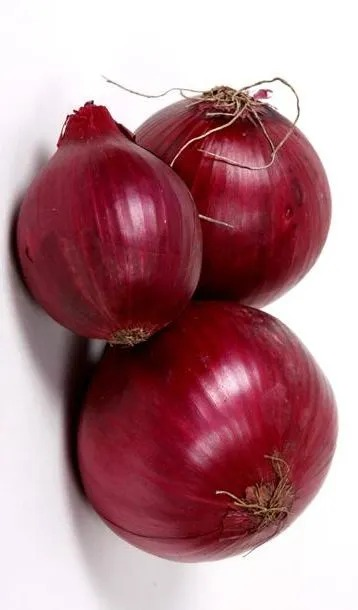
#> input picture data/healthy/1].jpeg, 358 x 610 px
$ python test_classifier.py
#> lines starting #> are read from the running program, lines starting #| are printed output that depends on the picture
from pathlib import Path
import cv2
import numpy as np
import joblib

from sklearn.ensemble import RandomForestClassifier
from sklearn.model_selection import train_test_split
from sklearn.metrics import accuracy_score, classification_report


# ============================================================
# PATHS
# ============================================================

BASE_DIR = Path(__file__).resolve().parent

DATA_DIR = BASE_DIR / "data"
MODEL_DIR = BASE_DIR / "models"

MODEL_DIR.mkdir(exist_ok=True)


# ============================================================
# CLASSES
# ============================================================

CLASSES = [
    "healthy",
    "damaged",
    "rotten",
    "sprouted"
]


# ============================================================
# FEATURE EXTRACTION
# ============================================================

def extract_features(image_path):

    image = cv2.imread(str(image_path))
#> image is the input picture: shape (610, 358, 3); mean B, G, R 138, 130.9, 177

    if image is None:
        return None

    # Resize image
    image = cv2.resize(image, (128, 128))
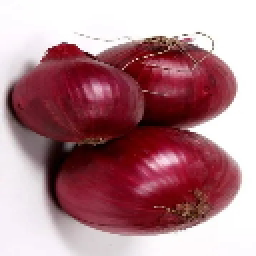
#> image: shape (128, 128, 3) (shown 2 times larger); mean B, G, R 137.8, 130.7, 176.8

    # --------------------------------------------------------
    # Focus more on the central part of the onion
    # This reduces the effect of:
    # - roots
    # - stems
    # - neighboring onions
    # - dark background
    # --------------------------------------------------------

    h, w = image.shape[:2]
#> h = 128; w = 128

    x1 = int(w * 0.15)
#> x1 = 19
    x2 = int(w * 0.85)
#> x2 = 108

    y1 = int(h * 0.15)
#> y1 = 19
    y2 = int(h * 0.85)
#> y2 = 108

    image = image[y1:y2, x1:x2]
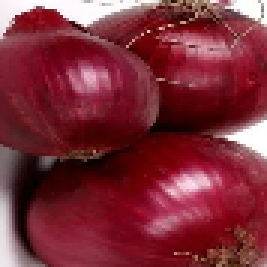
#> image: shape (89, 89, 3) (shown 3 times larger); mean B, G, R 57.3, 46.1, 125.3

    # Resize again
    image = cv2.resize(image, (128, 128))
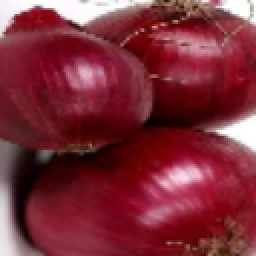
#> image: shape (128, 128, 3) (shown 2 times larger); mean B, G, R 57.2, 46, 125.1

    # Convert BGR → HSV
    hsv = cv2.cvtColor(image, cv2.COLOR_BGR2HSV)
#> hsv: shape (128, 128, 3); mean H, S, V 149.1, 181.1, 125.2

    # --------------------------------------------------------
    # BASIC COLOR FEATURES
    # --------------------------------------------------------

    hue = np.mean(hsv[:, :, 0])
#> hue = 149.1

    saturation = np.mean(hsv[:, :, 1])
#> saturation = 181.1

    value = np.mean(hsv[:, :, 2])
#> value = 125.2

    # --------------------------------------------------------
    # DARK PIXEL RATIO
    # --------------------------------------------------------
    # Lower threshold than before so normal onion shading
    # is less likely to be treated as damage.
    # --------------------------------------------------------

    dark_pixels = np.sum(hsv[:, :, 2] < 50)
#> dark_pixels = 853

    dark_pixel_ratio = dark_pixels / (128 * 128)
#> dark_pixel_ratio = 0.0521

    # --------------------------------------------------------
    # GREEN PIXEL RATIO
    # Useful for detecting sprouting.
    # --------------------------------------------------------

    green_mask = (
        (hsv[:, :, 0] > 35)
        &
        (hsv[:, :, 0] < 90)
        &
        (hsv[:, :, 1] > 60)
    )
#> green_mask: shape (128, 128) bool; every value is 0

    green_pixel_ratio = (
        np.sum(green_mask)
        / (128 * 128)
    )
#> green_pixel_ratio = 0

    # --------------------------------------------------------
    # FINAL FEATURE VECTOR
    # --------------------------------------------------------

    return [
        hue,
        saturation,
        value,
        dark_pixel_ratio,
        green_pixel_ratio
    ]


# ============================================================
# LOAD DATASET
# ============================================================

X = []
y = []

print("\n======================================")
print("ONION QUALITY CLASSIFIER TRAINING")
print("======================================\n")

print("Loading dataset...\n")


for class_name in CLASSES:

    folder = DATA_DIR / class_name

    images = (
        list(folder.glob("*.jpg"))
        + list(folder.glob("*.jpeg"))
        + list(folder.glob("*.png"))
        + list(folder.glob("*.webp"))
    )

    print(f"{class_name}: {len(images)} images")

    for image_path in images:

        features = extract_features(image_path)
#> features = [149.1, 181.1, 125.2, 0.0521, 0]

        if features is not None:

            X.append(features)
            y.append(class_name)
#> pass 2 of the loop `for class_name in CLASSES:`:
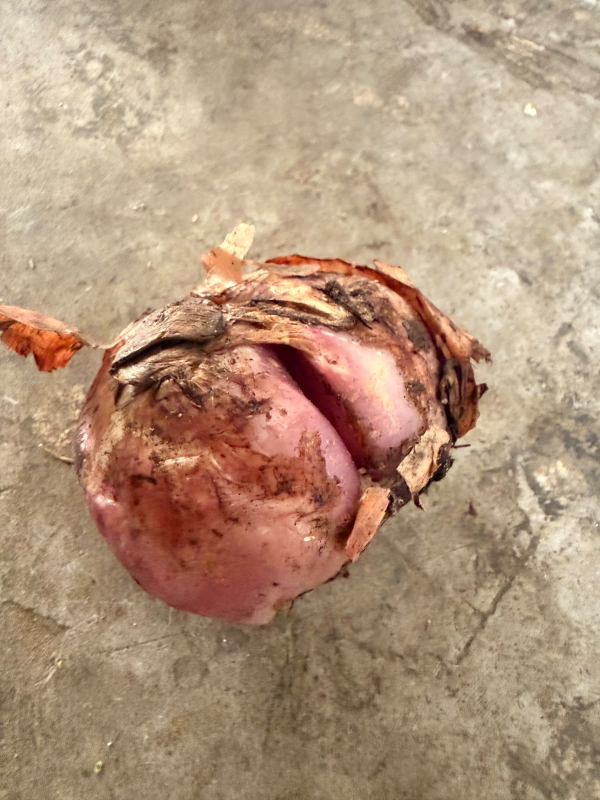
#> input picture data/damaged/b2bba16a-d69a-470e-b7c4-07ceecf9d717.jpeg, 1200 x 1600 px (shown at 1/2 size)
#> in extract_features, image is the input picture: shape (1600, 1200, 3); mean B, G, R 123.5, 148.6, 177.8
#> in extract_features (call 2), `image = cv2.resize(image, (128, 128))`:
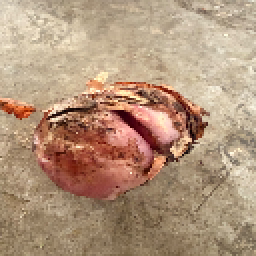
#> image: shape (128, 128, 3) (shown 2 times larger); mean B, G, R 123.3, 148.4, 177.6
#> in extract_features (call 2), `image = cv2.resize(image, (128, 128))`:
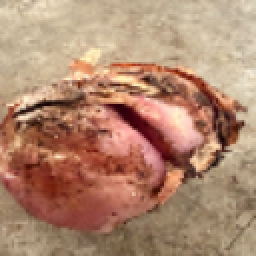
#> image: shape (128, 128, 3) (shown 2 times larger); mean B, G, R 111.8, 135.9, 175.9
#> hsv: shape (128, 128, 3); mean H, S, V 15.7, 99.4, 175.9
#> hue = 15.74
#> saturation = 99.39
#> value = 175.9
#> dark_pixels = 60
#> dark_pixel_ratio = 0.00366
#> features = [15.74, 99.39, 175.9, 0.00366, 0]


# ============================================================
# CONVERT TO NUMPY
# ============================================================

X = np.array(X)
y = np.array(y)

print("\n--------------------------------------")
print("Dataset loaded")
print("--------------------------------------")

print("Total images:", len(X))
print("Feature shape:", X.shape)
#| Feature shape: (2, 5)


# ============================================================
# TRAIN / TEST SPLIT
# ============================================================

#> (the run stopped early here; a loop or call above may not have finished)
